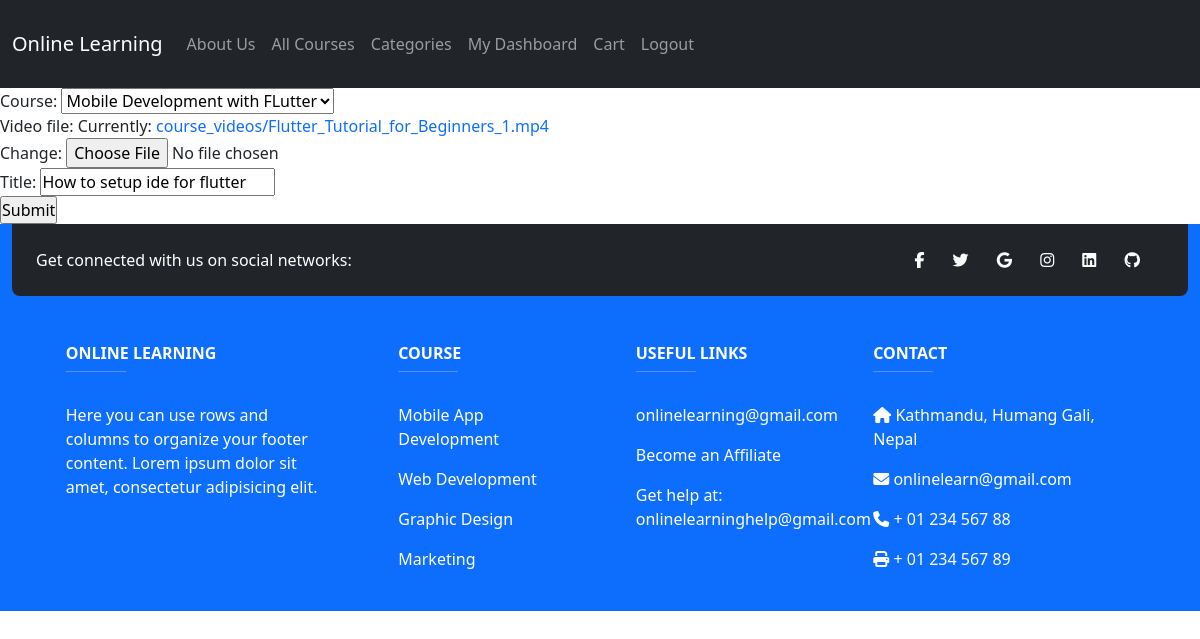
The app's page /update_video/8/ (signed in) with its own data.
### online_learning_app/models.py (models this page shows, shortened)
class Video(models.Model):
    course = models.ForeignKey(
        Course, on_delete=models.CASCADE, related_name='videos')
    video_file = models.FileField(upload_to='course_videos/')
    title = models.CharField(max_length=200)

### online_learning_app/views.py (the view)
# urls.py: path('update_video/<int:id>/', update_video, name='update_video'),
@login_required(login_url='/accounts/log_in/')
def update_video(request, id):
    video = get_object_or_404(Video, pk=id)
    if request.method == 'POST':
        form = VideoForm(request.POST, instance=video)
        if form.is_valid():
            video = form.save()
            course_id = video.course.id
            return redirect('course_details', id=course_id)
    else:
        form = VideoForm(instance=video)
    return render(request, 'online_learning_app/video/add_video.html', {'form': form})

### online_learning_app/forms.py
class VideoForm(forms.ModelForm):
    class Meta:
        model = Video
        fields = ['course', 'video_file', 'title']
    def __init__(self, *args, **kwargs):
        user = kwargs.pop('user', None)
        super(VideoForm, self).__init__(*args, **kwargs)
        if user:
            self.fields['course'].queryset = Course.objects.filter(
                created_by=user.username
            )

### online_learning_app/models.py (called while the page is built)
    def __str__(self):
        return self.course_title

### online_learning_app/templates/online_learning_app/video/add_video.html (shortened to what this page needs)
{% extends 'base.html' %}
{% load static %}
{% block content %}
  <form action="" method="POST" enctype="multipart/form-data">
    {{ form }}
    <input type="submit" value="Submit" />
  </form>
{% endblock %}

### static/css/style.css (style rules this page uses)
* { margin: 0; padding: 0; box-sizing: border-box; }
a { text-decoration: none; }

### records on screen
Video: course "Mobile Development with FLutter", title "How to setup ide for flutter"
